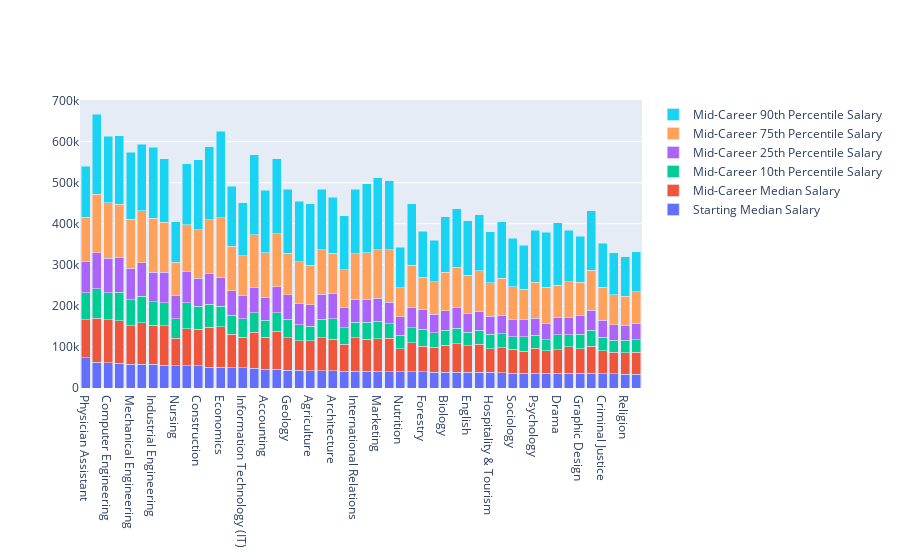

Notebook code for this chart:
### Markdown cell above
### **Visualization** <a id="6"></a>
<mark>[Return Contents](#0)
<hr>
### Undergraduate Major Salaries <a id="7"></a>


Now, I converted to data type and name for columns then I am visualizing the data. First, I'm going to show you the salaries for each Undergraduate Major.

### Code cell
# Bar Chart
trace1 = go.Bar(
    x=sorted.major,
    y=sorted.starting,
    name='Starting Median Salary'
)
trace2 = go.Bar(
    x=sorted.major,
    y=sorted.midcareer,
    name='Mid-Career Median Salary'
)
trace3 = go.Bar(
    x=sorted.major,
    y=sorted.mid_p10,
    name='Mid-Career 10th Percentile Salary'
)
trace4 = go.Bar(
    x=sorted.major,
    y=sorted.mid_p25,
    name='Mid-Career 25th Percentile Salary'
)
trace5 = go.Bar(
    x=sorted.major,
    y=sorted.mid_p75,
    name='Mid-Career 75th Percentile Salary'
)
trace6 = go.Bar(
    x=sorted.major,
    y=sorted.mid_p90,
    name='Mid-Career 90th Percentile Salary'
)

data = [trace1,trace2,trace3,trace4,trace5,trace6]
layout = go.Layout(
    barmode='stack'
)

fig = go.Figure(data=data, layout=layout)
iplot(fig)

### Figure 1 — Plotly figure (JSON) as saved in the notebook; plotly's stock layout.template omitted (floating-point values rounded to 4 significant figures)
{"data": [{"name": "Starting Median Salary", "type": "bar", "x": ["Physician Assistant", "Chemical Engineering", "Computer Engineering", "Electrical Engineering", "Mechanical Engineering", "Aerospace Engineering", "Industrial Engineering", "Computer Science", "Nursing", "Civil Engineering", "Construction", "Physics", "Economics", "Management Information Systems (MIS)", "Information Technology (IT)", "Finance", "Accounting", "Math", "Geology", "Business Management", "Agriculture", "Chemistry", "Architecture", "Geography", "International Relations", "Political Science", "Marketing", "Philosophy", "Nutrition", "History", "Forestry", "Health Care Administration", "Biology", "Communications", "English", "Film", "Hospitality & Tourism", "Anthropology", "Sociology", "Interior Design", "Psychology", "Music", "Drama", "Art History", "Graphic Design", "Journalism", "Criminal Justice", "Education", "Religion", "Spanish"], "y": [74300, 63200, 61400, 60900, 57900, 57700, 57700, 55900, 54200, 53900, 53700, 50300, 50100, 49200, 49100, 47900, 46000, 45400, 43500, 43000, 42600, 42600, 41600, 41200, 40900, 40800, 40800, 39900, 39900, 39200, 39100, 38800, 38800, 38100, 38000, 37900, 37800, 36800, 36500, 36100, 35900, 35900, 35900, 35800, 35700, 35600, 35000, 34900, 34100, 34000]}, {"name": "Mid-Career Median Salary", "type": "bar", "x": ["Physician Assistant", "Chemical Engineering", "Computer Engineering", "Electrical Engineering", "Mechanical Engineering", "Aerospace Engineering", "Industrial Engineering", "Computer Science", "Nursing", "Civil Engineering", "Construction", "Physics", "Economics", "Management Information Systems (MIS)", "Information Technology (IT)", "Finance", "Accounting", "Math", "Geology", "Business Management", "Agriculture", "Chemistry", "Architecture", "Geography", "International Relations", "Political Science", "Marketing", "Philosophy", "Nutrition", "History", "Forestry", "Health Care Administration", "Biology", "Communications", "English", "Film", "Hospitality & Tourism", "Anthropology", "Sociology", "Interior Design", "Psychology", "Music", "Drama", "Art History", "Graphic Design", "Journalism", "Criminal Justice", "Education", "Religion", "Spanish"], "y": [91700, 107000, 105000, 103000, 93600, 101000, 94700, 95500, 67000, 90500, 88900, 97300, 98600, 82300, 74800, 88300, 77100, 92400, 79500, 72100, 71900, 79900, 76800, 65500, 80900, 78200, 79600, 81200, 55300, 71000, 62600, 60600, 64800, 70000, 64700, 68500, 57500, 61500, 58200, 53200, 60400, 55000, 56900, 64900, 59800, 66700, 56300, 52000, 52000, 53100]}, {"name": "Mid-Career 10th Percentile Salary", "type": "bar", "x": ["Physician Assistant", "Chemical Engineering", "Computer Engineering", "Electrical Engineering", "Mechanical Engineering", "Aerospace Engineering", "Industrial Engineering", "Computer Science", "Nursing", "Civil Engineering", "Construction", "Physics", "Economics", "Management Information Systems (MIS)", "Information Technology (IT)", "Finance", "Accounting", "Math", "Geology", "Business Management", "Agriculture", "Chemistry", "Architecture", "Geography", "International Relations", "Political Science", "Marketing", "Philosophy", "Nutrition", "History", "Forestry", "Health Care Administration", "Biology", "Communications", "English", "Film", "Hospitality & Tourism", "Anthropology", "Sociology", "Interior Design", "Psychology", "Music", "Drama", "Art History", "Graphic Design", "Journalism", "Criminal Justice", "Education", "Religion", "Spanish"], "y": [66400, 71900, 66100, 69300, 63700, 64300, 57100, 56000, 47600, 63400, 56300, 56000, 50600, 45300, 44500, 47200, 42200, 45200, 45000, 38800, 36300, 45300, 50600, 40000, 38200, 41200, 42100, 35500, 33900, 37000, 41000, 34600, 36900, 37500, 33400, 33900, 35500, 33800, 30700, 35700, 31600, 26700, 36700, 28800, 36000, 38400, 32200, 29300, 29700, 31000]}, {"name": "Mid-Career 25th Percentile Salary", "type": "bar", "x": ["Physician Assistant", "Chemical Engineering", "Computer Engineering", "Electrical Engineering", "Mechanical Engineering", "Aerospace Engineering", "Industrial Engineering", "Computer Science", "Nursing", "Civil Engineering", "Construction", "Physics", "Economics", "Management Information Systems (MIS)", "Information Technology (IT)", "Finance", "Accounting", "Math", "Geology", "Business Management", "Agriculture", "Chemistry", "Architecture", "Geography", "International Relations", "Political Science", "Marketing", "Philosophy", "Nutrition", "History", "Forestry", "Health Care Administration", "Biology", "Communications", "English", "Film", "Hospitality & Tourism", "Anthropology", "Sociology", "Interior Design", "Psychology", "Music", "Drama", "Art History", "Graphic Design", "Journalism", "Criminal Justice", "Education", "Religion", "Spanish"], "y": [75200, 87300, 84100, 83800, 76200, 82100, 72300, 74900, 56400, 75100, 68100, 74200, 70600, 60500, 56700, 62100, 56100, 64200, 59600, 51500, 52100, 60700, 62200, 50000, 56000, 55300, 55600, 52800, 44500, 49200, 49300, 45600, 47400, 49700, 44800, 45500, 43600, 45500, 40400, 42600, 42100, 40200, 41300, 42200, 45500, 48300, 41600, 37900, 36500, 40000]}, {"name": "Mid-Career 75th Percentile Salary", "type": "bar", "x": ["Physician Assistant", "Chemical Engineering", "Computer Engineering", "Electrical Engineering", "Mechanical Engineering", "Aerospace Engineering", "Industrial Engineering", "Computer Science", "Nursing", "Civil Engineering", "Construction", "Physics", "Economics", "Management Information Systems (MIS)", "Information Technology (IT)", "Finance", "Accounting", "Math", "Geology", "Business Management", "Agriculture", "Chemistry", "Architecture", "Geography", "International Relations", "Political Science", "Marketing", "Philosophy", "Nutrition", "History", "Forestry", "Health Care Administration", "Biology", "Communications", "English", "Film", "Hospitality & Tourism", "Anthropology", "Sociology", "Interior Design", "Psychology", "Music", "Drama", "Art History", "Graphic Design", "Journalism", "Criminal Justice", "Education", "Religion", "Spanish"], "y": [108000, 143000, 135000, 130000, 120000, 127000, 132000, 122000, 80900, 115000, 118000, 132000, 145000, 108000, 96700, 128000, 108000, 128000, 101000, 102000, 96300, 108000, 97000, 90800, 111000, 114000, 119000, 127000, 70500, 103000, 78200, 78800, 94500, 98800, 93200, 100000, 81900, 89300, 81200, 72500, 87500, 88000, 79100, 87400, 80800, 97700, 80700, 73400, 70900, 76800]}, {"name": "Mid-Career 90th Percentile Salary", "type": "bar", "x": ["Physician Assistant", "Chemical Engineering", "Computer Engineering", "Electrical Engineering", "Mechanical Engineering", "Aerospace Engineering", "Industrial Engineering", "Computer Science", "Nursing", "Civil Engineering", "Construction", "Physics", "Economics", "Management Information Systems (MIS)", "Information Technology (IT)", "Finance", "Accounting", "Math", "Geology", "Business Management", "Agriculture", "Chemistry", "Architecture", "Geography", "International Relations", "Political Science", "Marketing", "Philosophy", "Nutrition", "History", "Forestry", "Health Care Administration", "Biology", "Communications", "English", "Film", "Hospitality & Tourism", "Anthropology", "Sociology", "Interior Design", "Psychology", "Music", "Drama", "Art History", "Graphic Design", "Journalism", "Criminal Justice", "Education", "Religion", "Spanish"], "y": [124000, 194000, 162000, 168000, 163000, 161000, 173000, 154000, 98300, 148000, 171000, 178000, 210000, 146000, 129000, 195000, 152000, 183000, 156000, 147000, 150000, 148000, 136000, 132000, 157000, 168000, 175000, 168000, 99200, 149000, 111000, 101000, 135000, 143000, 133000, 136000, 124000, 138000, 118000, 107000, 127000, 134000, 153000, 125000, 112000, 145000, 107000, 102000, 96400, 96400]}], "layout": {"barmode": "stack"}}
